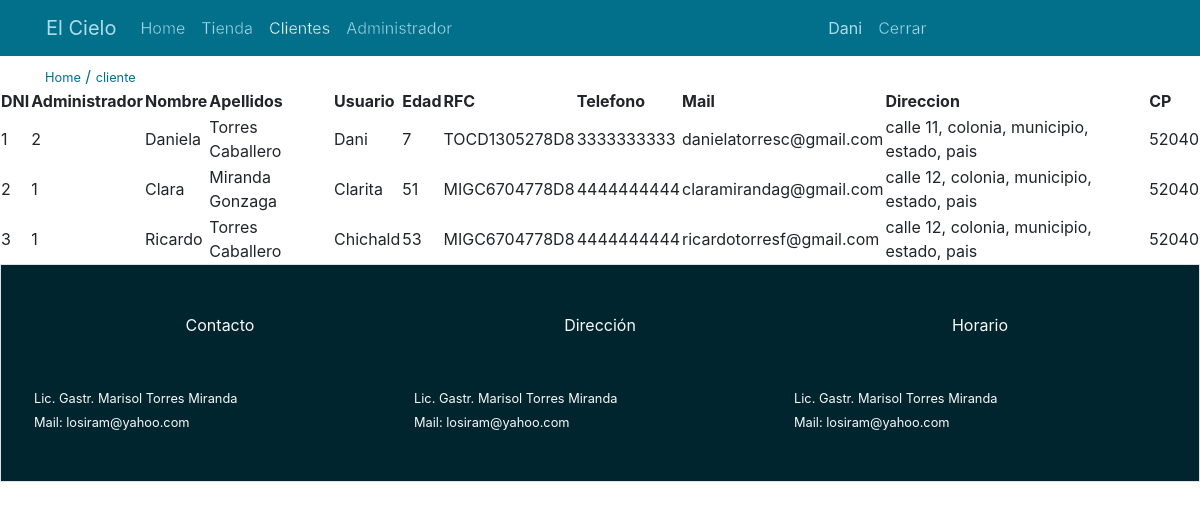
Screenshot of /cliente (signed in) with the database file from the repository.
### tables this page shows
CREATE TABLE clientes (
    clienteDNI INT NOT NULL AUTO_INCREMENT ,
    adminDNI INT NOT NULL ,
    cl_nombre VARCHAR (15) ,
    cl_apellidos VARCHAR (35) ,
    cl_usuario VARCHAR (15) UNIQUE ,
    cl_password VARCHAR (20) ,
    cl_edad INT ,
    cl_rfc VARCHAR (14) ,
    cl_telefono VARCHAR (10) ,
    cl_mail VARCHAR (30) UNIQUE ,
    cl_direccion VARCHAR (70) ,
    cl_cp INT ,
    cl_sello_digital TEXT (300) ,
    cl_razon_social VARCHAR (20) ,
    cl_mensaje TEXT (500) ,
    PRIMARY KEY (clienteDNI) ,
    FOREIGN KEY (adminDNI) REFERENCES administradores (adminDNI) ON UPDATE CASCADE ON DELETE CASCADE
);

### controllers/ViewsController.php (called while the page is built, shortened)
<?php
class ViewsController {
    private static $views_path = "./views/" ;
    public function view ($route) {
        require_once (self::$views_path."header.php") ;
        require_once (self::$views_path.$route.".php") ;
        require_once (self::$views_path."footer.php") ;
    }
}

### index.php (called while the page is built, shortened)
<?php
require_once ("./controllers/Autoload.php") ;
$route = isset ($_GET ["r"]) ? $_GET ["r"] : "home" ;
$router = new Router ($route) ;

### controllers/Autoload.php (called while the page is built, shortened)
<?php
class Autoload {
    public function __construct () {
        spl_autoload_register (function ($class_name) {
            $controllers_path = "./controllers/".$class_name.".php" ;
            $models_path = "./models/".$class_name.".php" ;
        }) ;
    }
}

### getters/getCliente.php (called while the page is built, shortened)
<?php
$c = "" ;
$clientecontroller = new ClienteController () ;
$getcliente = $clientecontroller->getCliente ($cliente = $c) ;
$countcliente = count ($getcliente) ;

### controllers/ClienteController.php (called while the page is built, shortened)
<?php
class ClienteController {
    private $clientemodel ;
    public function __construct () {
        $this->clientemodel = new ClienteModel () ;
    }
    public function getCliente ($cliente = "") {
        return $this->clientemodel->get ($cliente = "") ;
    }
}

### models/Connection.php (called while the page is built, shortened)
<?php
abstract class Connection {
    private static $database_host = "localhost" ;
    private static $database_user = "root" ;
    private static $database_pass = "" ;
    private static $database_name = "cielo" ;
    private static $database_char = "utf8" ;
    private $connected ;
    protected $query ;
    protected $rows = array () ;
    private function open_database () {
        $this->connected = new mysqli (
            self::$database_host ,
            self::$database_user ,
            self::$database_pass ,
            self::$database_name
        ) ;
        $this->connected->set_charset (
            self::$database_char
        ) ;
    }
    protected function get_query () {
        $result = $this->connected->query ($this->query) ;
        while ($this->rows[] = $result->fetch_assoc ()) ;
        return array_pop ($this->rows) ;
    }
}

### models/ClienteModel.php (called while the page is built, shortened)
<?php
require "Connection.php" ;
class ClienteModel extends Connection {
    public function get ($cliente = "") {
        $this->query = ($cliente != "") ? "SELECT * FROM clientes WHERE clienteDNI = '$cliente'" : "SELECT * FROM clientes" ;
        $this->get_query () ;
        foreach ($this->rows as $key => $value) {
            $data[$key] = $value ;
        }
        return $data ;
    }
}

### views/cliente.php (the view)
<?php require_once ("./getters/getCliente.php") ; ?>
<table>
    <thead>
        <tr>
            <th>DNI</th>
            <th>Administrador</th>
            <th>Nombre</th>
            <th>Apellidos</th>
            <th>Usuario</th>
            <th>Edad</th>
            <th>RFC</th>
            <th>Telefono</th>
            <th>Mail</th>
            <th>Direccion</th>
            <th>CP</th>
        </tr>
    </thead>
    <tbody>
        <?php for ($i=0; $i < $countcliente ; $i++) { ?>
        <tr>
            <td><?php print $getcliente [$i]["clienteDNI"] ; ?></td>
            <td><?php print $getcliente [$i]["adminDNI"] ; ?></td>
            <td><?php print $getcliente [$i]["cl_nombre"] ; ?></td>
            <td><?php print $getcliente [$i]["cl_apellidos"] ; ?></td>
            <td><?php print $getcliente [$i]["cl_usuario"] ; ?></td>
            <td><?php print $getcliente [$i]["cl_edad"] ; ?></td>
            <td><?php print $getcliente [$i]["cl_rfc"] ; ?></td>
            <td><?php print $getcliente [$i]["cl_telefono"] ; ?></td>
            <td><?php print $getcliente [$i]["cl_mail"] ; ?></td>
            <td><?php print $getcliente [$i]["cl_direccion"] ; ?></td>
            <td><?php print $getcliente [$i]["cl_cp"] ; ?></td>
        </tr>
        <?php } ?>
    </tbody>
</table>

### public/css/app.css (style rules this page uses)
table { width: 100% ; }

### rows the page displays
clientes: clienteDNI "1", adminDNI "2", cl_nombre "Daniela", cl_apellidos "Torres Caballero", cl_usuario "Dani", cl_edad "7", cl_rfc "TOCD1305278D8", cl_telefono "3333333333", cl_mail "danielatorresc@gmail.com", cl_direccion "calle 11, colonia, municipio, estado, pais", cl_cp "52040"
clientes: clienteDNI "2", adminDNI "1", cl_nombre "Clara", cl_apellidos "Miranda Gonzaga", cl_usuario "Clarita", cl_edad "51", cl_rfc "MIGC6704778D8", cl_telefono "4444444444", cl_mail "claramirandag@gmail.com", cl_direccion "calle 12, colonia, municipio, estado, pais", cl_cp "52040"
clientes: clienteDNI "3", adminDNI "1", cl_nombre "Ricardo", cl_apellidos "Torres Caballero", cl_usuario "Chichald", cl_edad "53", cl_rfc "MIGC6704778D8", cl_telefono "4444444444", cl_mail "ricardotorresf@gmail.com", cl_direccion "calle 12, colonia, municipio, estado, pais", cl_cp "52040"

### other values shown
$_SESSION["cl_usuario"] "Dani"
$divide[0] "cliente"
